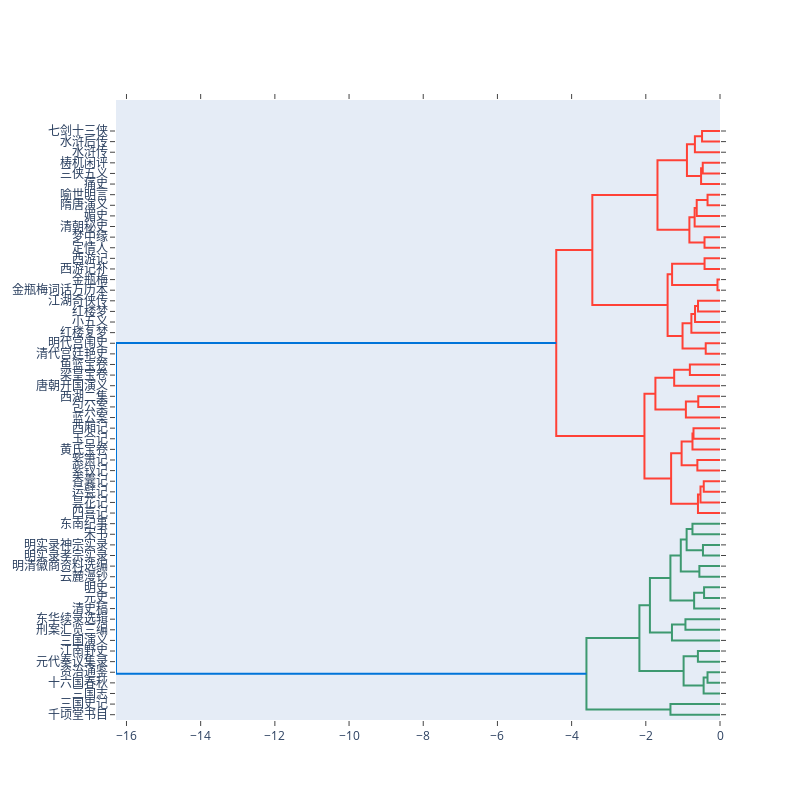

Notebook cell for this chart:
### Code cell
# viz the material
fig = create_dendrogram(distances, labels=titles, orientation="right", linkagefun=lambda x: linkage(x, "ward"))


fig.update_layout({
            'width':800, 'height':800,
                         })

# Edit yaxis2
fig.update_layout(yaxis2={
    'showticklabels': True,
    'ticks':""
})

fig.show()

### Figure 1 — Plotly figure (JSON) as saved in the notebook; plotly's stock layout.template omitted (floating-point values rounded to 4 significant figures)
{"data": [{"hoverinfo": "text", "marker": {"color": "rgb(61,153,112)"}, "mode": "lines", "type": "scatter", "x": [0, -1.336, -1.336, 0], "xaxis": "x", "y": [5, 5, 15, 15], "yaxis": "y"}, {"hoverinfo": "text", "marker": {"color": "rgb(61,153,112)"}, "mode": "lines", "type": "scatter", "x": [0, -0.3364, -0.3364, 0], "xaxis": "x", "y": [35, 35, 45, 45], "yaxis": "y"}, {"hoverinfo": "text", "marker": {"color": "rgb(61,153,112)"}, "mode": "lines", "type": "scatter", "x": [0, -0.4412, -0.4412, -0.3364], "xaxis": "x", "y": [25, 25, 40, 40], "yaxis": "y"}, {"hoverinfo": "text", "marker": {"color": "rgb(61,153,112)"}, "mode": "lines", "type": "scatter", "x": [0, -0.5955, -0.5955, 0], "xaxis": "x", "y": [55, 55, 65, 65], "yaxis": "y"}, {"hoverinfo": "text", "marker": {"color": "rgb(61,153,112)"}, "mode": "lines", "type": "scatter", "x": [-0.4412, -0.981, -0.981, -0.5955], "xaxis": "x", "y": [32.5, 32.5, 60, 60], "yaxis": "y"}, {"hoverinfo": "text", "marker": {"color": "rgb(61,153,112)"}, "mode": "lines", "type": "scatter", "x": [0, -0.9317, -0.9317, 0], "xaxis": "x", "y": [85, 85, 95, 95], "yaxis": "y"}, {"hoverinfo": "text", "marker": {"color": "rgb(61,153,112)"}, "mode": "lines", "type": "scatter", "x": [0, -1.295, -1.295, -0.9317], "xaxis": "x", "y": [75, 75, 90, 90], "yaxis": "y"}, {"hoverinfo": "text", "marker": {"color": "rgb(61,153,112)"}, "mode": "lines", "type": "scatter", "x": [0, -0.4291, -0.4291, 0], "xaxis": "x", "y": [115, 115, 125, 125], "yaxis": "y"}, {"hoverinfo": "text", "marker": {"color": "rgb(61,153,112)"}, "mode": "lines", "type": "scatter", "x": [0, -0.6974, -0.6974, -0.4291], "xaxis": "x", "y": [105, 105, 120, 120], "yaxis": "y"}, {"hoverinfo": "text", "marker": {"color": "rgb(61,153,112)"}, "mode": "lines", "type": "scatter", "x": [0, -0.5561, -0.5561, 0], "xaxis": "x", "y": [135, 135, 145, 145], "yaxis": "y"}, {"hoverinfo": "text", "marker": {"color": "rgb(61,153,112)"}, "mode": "lines", "type": "scatter", "x": [0, -0.4592, -0.4592, 0], "xaxis": "x", "y": [155, 155, 165, 165], "yaxis": "y"}, {"hoverinfo": "text", "marker": {"color": "rgb(61,153,112)"}, "mode": "lines", "type": "scatter", "x": [0, -0.7423, -0.7423, 0], "xaxis": "x", "y": [175, 175, 185, 185], "yaxis": "y"}, {"hoverinfo": "text", "marker": {"color": "rgb(61,153,112)"}, "mode": "lines", "type": "scatter", "x": [-0.4592, -0.8995, -0.8995, -0.7423], "xaxis": "x", "y": [160, 160, 180, 180], "yaxis": "y"}, {"hoverinfo": "text", "marker": {"color": "rgb(61,153,112)"}, "mode": "lines", "type": "scatter", "x": [-0.5561, -1.057, -1.057, -0.8995], "xaxis": "x", "y": [140, 140, 170, 170], "yaxis": "y"}, {"hoverinfo": "text", "marker": {"color": "rgb(61,153,112)"}, "mode": "lines", "type": "scatter", "x": [-0.6974, -1.337, -1.337, -1.057], "xaxis": "x", "y": [112.5, 112.5, 155, 155], "yaxis": "y"}, {"hoverinfo": "text", "marker": {"color": "rgb(61,153,112)"}, "mode": "lines", "type": "scatter", "x": [-1.295, -1.889, -1.889, -1.337], "xaxis": "x", "y": [82.5, 82.5, 133.8, 133.8], "yaxis": "y"}, {"hoverinfo": "text", "marker": {"color": "rgb(61,153,112)"}, "mode": "lines", "type": "scatter", "x": [-0.981, -2.173, -2.173, -1.889], "xaxis": "x", "y": [46.25, 46.25, 108.1, 108.1], "yaxis": "y"}, {"hoverinfo": "text", "marker": {"color": "rgb(61,153,112)"}, "mode": "lines", "type": "scatter", "x": [-1.336, -3.6, -3.6, -2.173], "xaxis": "x", "y": [10, 10, 77.19, 77.19], "yaxis": "y"}, {"hoverinfo": "text", "marker": {"color": "rgb(255,65,54)"}, "mode": "lines", "type": "scatter", "x": [0, -0.4377, -0.4377, 0], "xaxis": "x", "y": [215, 215, 225, 225], "yaxis": "y"}, {"hoverinfo": "text", "marker": {"color": "rgb(255,65,54)"}, "mode": "lines", "type": "scatter", "x": [0, -0.5259, -0.5259, -0.4377], "xaxis": "x", "y": [205, 205, 220, 220], "yaxis": "y"}, {"hoverinfo": "text", "marker": {"color": "rgb(255,65,54)"}, "mode": "lines", "type": "scatter", "x": [0, -0.5942, -0.5942, -0.5259], "xaxis": "x", "y": [195, 195, 212.5, 212.5], "yaxis": "y"}, {"hoverinfo": "text", "marker": {"color": "rgb(255,65,54)"}, "mode": "lines", "type": "scatter", "x": [0, -0.6101, -0.6101, 0], "xaxis": "x", "y": [235, 235, 245, 245], "yaxis": "y"}, {"hoverinfo": "text", "marker": {"color": "rgb(255,65,54)"}, "mode": "lines", "type": "scatter", "x": [0, -0.7143, -0.7143, 0], "xaxis": "x", "y": [265, 265, 275, 275], "yaxis": "y"}, {"hoverinfo": "text", "marker": {"color": "rgb(255,65,54)"}, "mode": "lines", "type": "scatter", "x": [0, -0.7419, -0.7419, -0.7143], "xaxis": "x", "y": [255, 255, 270, 270], "yaxis": "y"}, {"hoverinfo": "text", "marker": {"color": "rgb(255,65,54)"}, "mode": "lines", "type": "scatter", "x": [-0.6101, -1.035, -1.035, -0.7419], "xaxis": "x", "y": [240, 240, 262.5, 262.5], "yaxis": "y"}, {"hoverinfo": "text", "marker": {"color": "rgb(255,65,54)"}, "mode": "lines", "type": "scatter", "x": [-0.5942, -1.318, -1.318, -1.035], "xaxis": "x", "y": [203.8, 203.8, 251.2, 251.2], "yaxis": "y"}, {"hoverinfo": "text", "marker": {"color": "rgb(255,65,54)"}, "mode": "lines", "type": "scatter", "x": [0, -0.5861, -0.5861, 0], "xaxis": "x", "y": [295, 295, 305, 305], "yaxis": "y"}, {"hoverinfo": "text", "marker": {"color": "rgb(255,65,54)"}, "mode": "lines", "type": "scatter", "x": [0, -0.9198, -0.9198, -0.5861], "xaxis": "x", "y": [285, 285, 300, 300], "yaxis": "y"}, {"hoverinfo": "text", "marker": {"color": "rgb(255,65,54)"}, "mode": "lines", "type": "scatter", "x": [0, -0.8123, -0.8123, 0], "xaxis": "x", "y": [325, 325, 335, 335], "yaxis": "y"}, {"hoverinfo": "text", "marker": {"color": "rgb(255,65,54)"}, "mode": "lines", "type": "scatter", "x": [0, -1.235, -1.235, -0.8123], "xaxis": "x", "y": [315, 315, 330, 330], "yaxis": "y"}, {"hoverinfo": "text", "marker": {"color": "rgb(255,65,54)"}, "mode": "lines", "type": "scatter", "x": [-0.9198, -1.741, -1.741, -1.235], "xaxis": "x", "y": [292.5, 292.5, 322.5, 322.5], "yaxis": "y"}, {"hoverinfo": "text", "marker": {"color": "rgb(255,65,54)"}, "mode": "lines", "type": "scatter", "x": [-1.318, -2.037, -2.037, -1.741], "xaxis": "x", "y": [227.5, 227.5, 307.5, 307.5], "yaxis": "y"}, {"hoverinfo": "text", "marker": {"color": "rgb(255,65,54)"}, "mode": "lines", "type": "scatter", "x": [0, -0.3849, -0.3849, 0], "xaxis": "x", "y": [345, 345, 355, 355], "yaxis": "y"}, {"hoverinfo": "text", "marker": {"color": "rgb(255,65,54)"}, "mode": "lines", "type": "scatter", "x": [0, -0.5925, -0.5925, 0], "xaxis": "x", "y": [385, 385, 395, 395], "yaxis": "y"}, {"hoverinfo": "text", "marker": {"color": "rgb(255,65,54)"}, "mode": "lines", "type": "scatter", "x": [0, -0.6727, -0.6727, -0.5925], "xaxis": "x", "y": [375, 375, 390, 390], "yaxis": "y"}, {"hoverinfo": "text", "marker": {"color": "rgb(255,65,54)"}, "mode": "lines", "type": "scatter", "x": [0, -0.7719, -0.7719, -0.6727], "xaxis": "x", "y": [365, 365, 382.5, 382.5], "yaxis": "y"}, {"hoverinfo": "text", "marker": {"color": "rgb(255,65,54)"}, "mode": "lines", "type": "scatter", "x": [-0.3849, -1.01, -1.01, -0.7719], "xaxis": "x", "y": [350, 350, 373.8, 373.8], "yaxis": "y"}, {"hoverinfo": "text", "marker": {"color": "rgb(255,65,54)"}, "mode": "lines", "type": "scatter", "x": [0, -0.06803, -0.06803, 0], "xaxis": "x", "y": [405, 405, 415, 415], "yaxis": "y"}, {"hoverinfo": "text", "marker": {"color": "rgb(255,65,54)"}, "mode": "lines", "type": "scatter", "x": [0, -0.4162, -0.4162, 0], "xaxis": "x", "y": [425, 425, 435, 435], "yaxis": "y"}, {"hoverinfo": "text", "marker": {"color": "rgb(255,65,54)"}, "mode": "lines", "type": "scatter", "x": [-0.06803, -1.292, -1.292, -0.4162], "xaxis": "x", "y": [410, 410, 430, 430], "yaxis": "y"}, {"hoverinfo": "text", "marker": {"color": "rgb(255,65,54)"}, "mode": "lines", "type": "scatter", "x": [-1.01, -1.412, -1.412, -1.292], "xaxis": "x", "y": [361.9, 361.9, 420, 420], "yaxis": "y"}, {"hoverinfo": "text", "marker": {"color": "rgb(255,65,54)"}, "mode": "lines", "type": "scatter", "x": [0, -0.4174, -0.4174, 0], "xaxis": "x", "y": [445, 445, 455, 455], "yaxis": "y"}, {"hoverinfo": "text", "marker": {"color": "rgb(255,65,54)"}, "mode": "lines", "type": "scatter", "x": [0, -0.3358, -0.3358, 0], "xaxis": "x", "y": [485, 485, 495, 495], "yaxis": "y"}, {"hoverinfo": "text", "marker": {"color": "rgb(255,65,54)"}, "mode": "lines", "type": "scatter", "x": [0, -0.6276, -0.6276, -0.3358], "xaxis": "x", "y": [475, 475, 490, 490], "yaxis": "y"}, {"hoverinfo": "text", "marker": {"color": "rgb(255,65,54)"}, "mode": "lines", "type": "scatter", "x": [0, -0.684, -0.684, -0.6276], "xaxis": "x", "y": [465, 465, 482.5, 482.5], "yaxis": "y"}, {"hoverinfo": "text", "marker": {"color": "rgb(255,65,54)"}, "mode": "lines", "type": "scatter", "x": [-0.4174, -0.8253, -0.8253, -0.684], "xaxis": "x", "y": [450, 450, 473.8, 473.8], "yaxis": "y"}, {"hoverinfo": "text", "marker": {"color": "rgb(255,65,54)"}, "mode": "lines", "type": "scatter", "x": [0, -0.4651, -0.4651, 0], "xaxis": "x", "y": [515, 515, 525, 525], "yaxis": "y"}, {"hoverinfo": "text", "marker": {"color": "rgb(255,65,54)"}, "mode": "lines", "type": "scatter", "x": [0, -0.51, -0.51, -0.4651], "xaxis": "x", "y": [505, 505, 520, 520], "yaxis": "y"}, {"hoverinfo": "text", "marker": {"color": "rgb(255,65,54)"}, "mode": "lines", "type": "scatter", "x": [0, -0.4839, -0.4839, 0], "xaxis": "x", "y": [545, 545, 555, 555], "yaxis": "y"}, {"hoverinfo": "text", "marker": {"color": "rgb(255,65,54)"}, "mode": "lines", "type": "scatter", "x": [0, -0.6765, -0.6765, -0.4839], "xaxis": "x", "y": [535, 535, 550, 550], "yaxis": "y"}, {"hoverinfo": "text", "marker": {"color": "rgb(255,65,54)"}, "mode": "lines", "type": "scatter", "x": [-0.51, -0.8912, -0.8912, -0.6765], "xaxis": "x", "y": [512.5, 512.5, 542.5, 542.5], "yaxis": "y"}, {"hoverinfo": "text", "marker": {"color": "rgb(255,65,54)"}, "mode": "lines", "type": "scatter", "x": [-0.8253, -1.685, -1.685, -0.8912], "xaxis": "x", "y": [461.9, 461.9, 527.5, 527.5], "yaxis": "y"}, {"hoverinfo": "text", "marker": {"color": "rgb(255,65,54)"}, "mode": "lines", "type": "scatter", "x": [-1.412, -3.442, -3.442, -1.685], "xaxis": "x", "y": [390.9, 390.9, 494.7, 494.7], "yaxis": "y"}, {"hoverinfo": "text", "marker": {"color": "rgb(255,65,54)"}, "mode": "lines", "type": "scatter", "x": [-2.037, -4.414, -4.414, -3.442], "xaxis": "x", "y": [267.5, 267.5, 442.8, 442.8], "yaxis": "y"}, {"hoverinfo": "text", "marker": {"color": "rgb(0,116,217)"}, "mode": "lines", "type": "scatter", "x": [-3.6, -16.28, -16.28, -4.414], "xaxis": "x", "y": [43.59, 43.59, 355.2, 355.2], "yaxis": "y"}], "layout": {"autosize": false, "height": 800, "hovermode": "closest", "showlegend": false, "width": 800, "xaxis": {"mirror": "allticks", "rangemode": "tozero", "showgrid": false, "showline": true, "showticklabels": true, "ticks": "outside", "type": "linear", "zeroline": false}, "yaxis": {"mirror": "allticks", "rangemode": "tozero", "showgrid": false, "showline": true, "showticklabels": true, "tickmode": "array", "ticks": "outside", "ticktext": ["千顷堂书目", "三国史记", "三国志", "十六国春秋", "资治通鉴", "元代奏议集录", "江南野史", "三国演义", "刑案汇览三编", "东华续录选辑", "清史稿", "元史", "明史", "云麓漫钞", "明清徽商资料选编", "明实录孝宗实录", "明实录神宗实录", "宋书", "东南纪事", "四喜记", "昙花记", "运甓记", "香囊记", "紫钗记", "紫箫记", "黄氏宝卷", "玉合记", "西厢记", "蓝公案", "包公案", "西湖二集", "唐朝开国演义", "梁皇宝卷", "鱼篮宝卷", "清代宫廷艳史", "明代宫闱史", "红楼复梦", "小五义", "红楼梦", "江湖奇侠传", "金瓶梅词话万历本", "金瓶梅", "西游记补", "西游记", "定情人", "梦中缘", "清朝秘史", "媚史", "隋唐演义", "喻世明言", "痛史", "三侠五义", "梼杌闲评", "水浒传", "水浒后传", "七剑十三侠"], "tickvals": [5, 15, 25, 35, 45, 55, 65, 75, 85, 95, 105, 115, 125, 135, 145, 155, 165, 175, 185, 195, 205, 215, 225, 235, 245, 255, 265, 275, 285, 295, 305, 315, 325, 335, 345, 355, 365, 375, 385, 395, 405, 415, 425, 435, 445, 455, 465, 475, 485, 495, 505, 515, 525, 535, 545, 555], "type": "linear", "zeroline": false}, "yaxis2": {"showticklabels": true, "ticks": ""}}}
